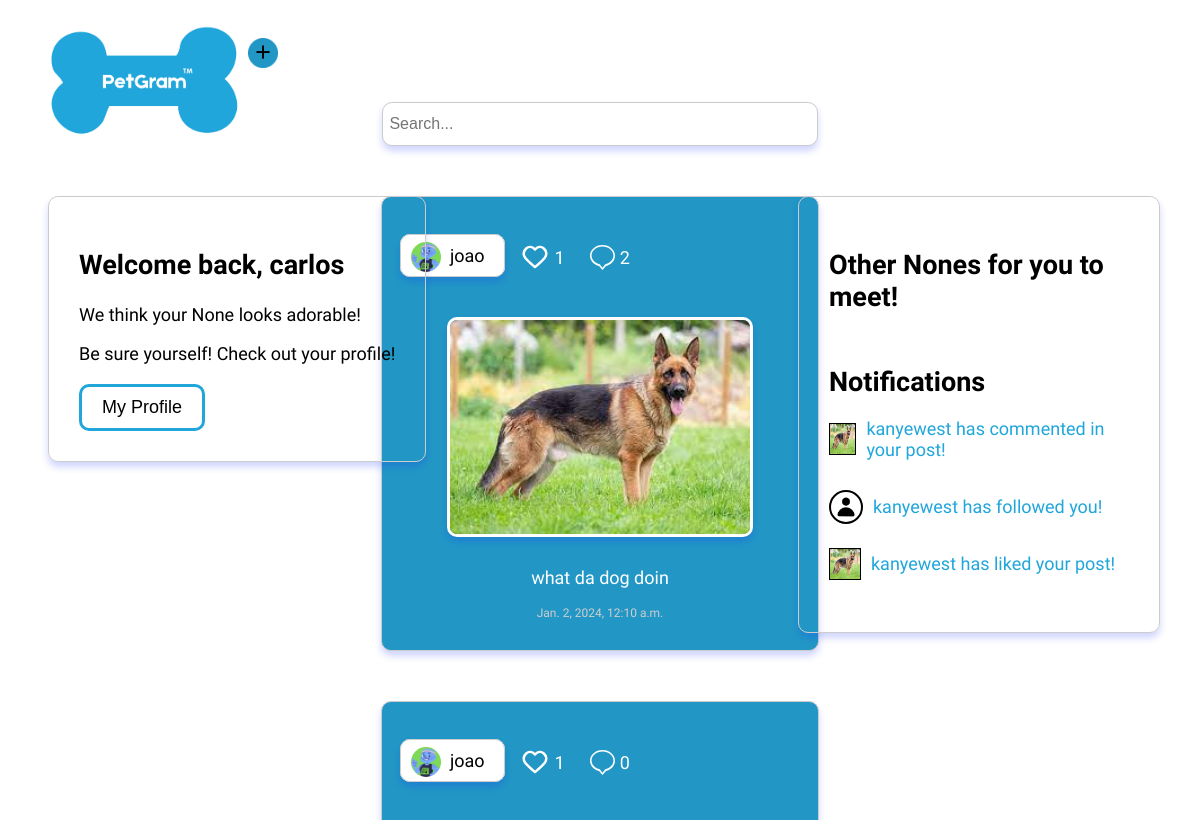
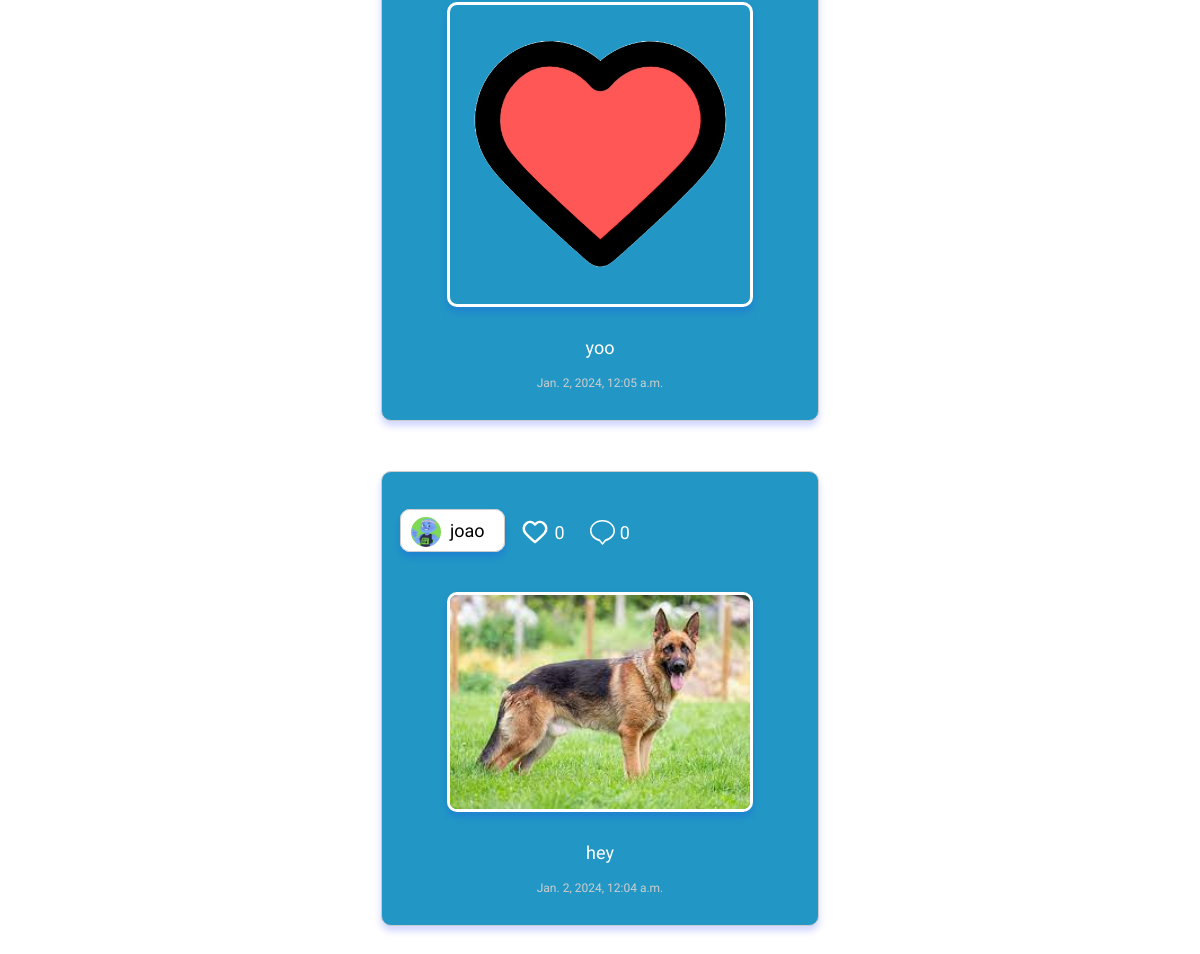
Screenshot of /home/ (signed in) with the database file from the repository (2 pictures, top to bottom).
### myapp/models.py (models this page shows, shortened)
class User(AbstractUser):
    SPECIES_CHOICES = [
        ('dog', 'Dog'),
        ('cat', 'Cat'),
        ('bird', 'Bird'),
        ('fish', 'Fish'),
        ('rabbit', 'Rabbit'),
        ('hamster', 'Hamster'),
        ('turtle', 'Turtle'),
        ('horse', 'Horse'),
        ('snake', 'Snake'),
        ('lizard', 'Lizard'),
        ('pig', 'Pig'),
        ('monkey', 'Monkey'),
        ('other', 'Other'),
    ]
    profile_image = models.ImageField(null=True, blank=True, upload_to='images/')
    phone = models.CharField(max_length=20, null=True, blank=True)
    address = models.CharField(max_length=50, null=True, blank=True)
    amount_of_followers = models.IntegerField(default=0)
    amount_of_following = models.IntegerField(default=0)
    followers = models.ManyToManyField('self', blank=True, symmetrical=False)
    following = models.ManyToManyField('self', blank=True, symmetrical=False, related_name='following_user')
    species = models.CharField(max_length=10, choices=SPECIES_CHOICES, null=True, blank=True)

class Notification(models.Model):
    user = models.ForeignKey(User, on_delete=models.CASCADE)
    message = models.CharField(max_length=100, null=True, blank=True)
    user_profile = models.ForeignKey(UserProfile, on_delete=models.CASCADE, null=True)
    post = models.ForeignKey(Post, on_delete=models.CASCADE, null=True)

class Post(models.Model):
    user_profile = models.ForeignKey(UserProfile, on_delete=models.CASCADE, null=True)
    user = models.ForeignKey(User, on_delete=models.CASCADE, null=True, blank=True)
    image = models.ImageField(null=True, upload_to='images/')
    description = models.CharField(max_length=500, null=True, blank=True)
    date = models.DateTimeField(auto_now_add=True)
    likes = models.IntegerField(default=0)
    comment = models.IntegerField(default=0)
    who_liked = models.ManyToManyField(User, related_name='liked_posts', blank=True)

class UserProfile(models.Model):
    user = models.OneToOneField(User, on_delete=models.CASCADE)
    profile_image = models.ImageField(upload_to='images/', default='images/defaultuser.png')
    bio = models.CharField(max_length=100, null=True, blank=True)

### myapp/views.py (the view)
# urls.py: 2. Add a URL to urlpatterns:  path('', views.home, name='home')
@login_required
def home(request, selected_username=None):
    searched = request.GET.get('searched', '')
    if searched:
        users = User.objects.filter(username__contains=searched)
        posts = Post.objects.filter(description__contains=searched)
        return render(request, 'search_results.html', {'searched': searched, 'users': users})
    followers = request.user.followers.all()
    current_user = request.user
    users = User.objects.all()
    userprofiles = UserProfile.objects.all()
    notifications = Notification.objects.filter(user=current_user).order_by('-id')
    if current_user.is_authenticated:
        posts = Post.objects.all().order_by('-id')
        if selected_username:
            try:
                user_profile = UserProfile.objects.get(user__username=selected_username)
            except UserProfile.DoesNotExist:
                user_profile = None
        else:
            user_profile = current_user.userprofile
        liked_posts = Likes.objects.filter(user=current_user).values_list('post', flat=True)
        return render(request, 'home.html', {'posts': posts, 'user_profile': user_profile, 'liked_posts': liked_posts, 'users': users, 'followers': followers, 'current_user': current_user, 'userprofiles': userprofiles, 'notifications' : notifications})
    else:
        return redirect('login')

### myapp/templates/home.html (shortened to what this page needs)
{% extends "homebase.html" %}
{% block content %}
<!DOCTYPE html>
<html lang="en">
<head>
</head>
<body>
    {% load static %}
        <img id="logo" src="{% static 'img/logo.png' %}" alt="Petgram Logo">
        <a href="{% url 'create' %}">
            <img id="new" src="{% static 'img/addNewpost.png' %}" alt="Add a new post" title="Add a new post">
        </a>
        <form id="search-bar" method = POST action = "{% url 'search_results' %}" name = "searched">
            <input type="text" placeholder=" Search..." name = "searched">
        </form>
    <div class="posts">
        <div class="card2">
            <div class="card-content">
                <h2>Other {{user.species}}{% if user.species == 'fish' %}e{% endif %}s for you to meet!</h2>
                <h2 style = "margin-top: 30px;">Notifications</h2>
                {% for notification in notifications|slice:":5" %}
                {% if notification.user_profile.user != current_user %}
                <div class = notification_info>
                        {% if not notification.post %}
                        <img id = "profilepic" style = "border: 2px solid black" src="{{ notification.user_profile.profile_image.url }}" alt="">
                            <a href="{% url 'view_other_profile' username=notification.user_profile.user.username %}" style = "position: relative;
                            left: 10px;">
                                <p>{{ notification.message }}</p>
                            </a>
                        {% else %}
                        <img id = "profilepic" style = "border-radius: 0px; border: 1px solid black" src="{{ notification.post.image.url }}" alt="">
                            <a href="{% url 'comment_post' notification.post.id %}" style = "position: relative;
                            left: 10px;">
                                <p>{{ notification.message }}</p>
                            </a>
                        {% endif %}
                </div>
                {% endif %}
                {% endfor %}
            </div>
        </div>
        <div class="posts">
            <div class="card">
                <div class="card-content">
                    <h2>Welcome back, {{user.username}}</h2>
                    <p>We think your {{user.species}} looks adorable!</p>
                    <p>Be sure yourself! Check out your profile!</p>
                    <a href="{% url 'view_other_profile' username=user.username %}"><button>My Profile</button></a>
                </div>
            </div>
        {% for post in posts %}
        {% if current_user in post.user.followers.all %}
            <div class="post">
                <div class = "info">
                    <a href="{% url 'view_other_profile' username=post.user.username %}">
                        <pre><span><img id = "profilepic" src="{{ post.user_profile.profile_image.url }}" alt="">  {{ post.user.username }}  </span></pre>
                    </a>
                <div id = "postlikes">
                        {% if post.id in liked_posts %}
                        <a href="{% url 'like_post' post.id %}">
                            <img id = "heart" src="{% static 'img/LikedPost.png' %}" alt="">
                        </a><p>{{ post.likes}}</p>
                        {% else %}
                        <a href="{% url 'like_post' post.id %}">
                            <img id = "heart" src="{% static 'img/likePost.svg' %}" alt="">
                        </a><p>{{ post.likes}}</p>
                        {% endif %}
                        <a href="{% url 'comment_post' post.id %}">
                            <img id = "heart" style = "width: 25px" src="{% static 'img/comment.svg' %}" alt="">
                        </a><p>{{post.comment}}</p>
                </div>
                </div>
            {% if post.image %}
                <img id = "post_image" src="{{ post.image.url }}" alt="">
            {% endif %}
            <p>{{ post.description }}</p>
            <p id = "date">{{ post.date }}</p>
        </div>
        {% endif %}
        {% endfor %}
    </div>
</body>
</html>
{% endblock %}

### myapp/static/homestyle.css (style rules this page uses)
body { font-family: 'Afacad', sans-serif; font-size: 18px; }
img { top: 20px; display: block; margin: 30px auto; width: 75%; }
#post_image { border-radius: 10px; box-shadow: 0 5px 7px rgba(22, 45, 255, 0.2); border: 3px solid #ffffff; }
.post { margin: 50px auto; width: 400px; padding: 1em; padding-top: 30px; border: 1px solid #CCC; border-radius: 10px; background-color: #2297c5; box-shadow: 0 5px 7px rgba(22, 45, 255, 0.2); height: 115%; }
#logo { float:left; width: 200px; margin: 10px 0; margin-left: 40px; }
.post p { color : white; text-align: center; }
span { color: rgb(0, 0, 0); font-size: 18px; border: 1px solid #CCC; border-radius: 10px; padding: 10px; box-shadow: 0 5px 7px rgba(22, 45, 255, 0.2); background-color: #ffffff; }
#new { display: inline-block; width: 30px; }
.card { position: fixed; float: left; margin-left: 40px; border: 1px solid #CCC; border-radius: 10px; padding: 30px; box-shadow: 0 5px 7px rgba(22, 45, 255, 0.2); }
#profilepic { margin : -10px 0; display: inline-block; width: 30px; height: 30px; border-radius: 50%; overflow: hidden; }
.card2 { width: 300px; border: 1px solid #CCC; border-radius: 10px; padding: 30px; box-shadow: 0 5px 7px rgba(22, 45, 255, 0.2); position: fixed; right: 40px; height:375px; overflow: auto; }
#search-bar { display: flex; justify-content: center; align-items: center; margin-right: 240px; }
#search-bar input[type="text"] { width: 430px; height: 40px; font-size: 16px; border: 1px solid #CCC; border-radius: 10px; box-shadow: 0 5px 7px rgba(22, 45, 255, 0.2); }
button { display: block; margin-top: 20px; border-radius: 10px; border: 3px solid #20a6db; background-color: #ffffff; font-size: 18px; padding: 10px 20px; cursor: pointer; }
a { text-decoration: none; }
pre { font-family: 'Afacad', sans-serif; font-size: 18px; }
.info { display: flex; flex-direction: row; }
#heart { width:30px; margin: 15px; }
#postlikes { display: flex; align-items: center; }
#postlikes p { position: relative; right: 10px; }
#date { font-size: 12px; color : #cecece; }
.notification_info { display: flex; flex-direction: row; align-items: center; justify-content: flex-start; position: relative; bottom:20px; }
a { color: #20a6db; }

### rows the page displays
User: species "None", username "carlos"
Notification: post.image (picture), message "kanyewest has commented in your post!"
Notification: user_profile.profile_image (placeholder picture), message "kanyewest has followed you!"
Notification: post.image (picture), message "kanyewest has liked your post!"
Post: user_profile.profile_image (picture), user.username "joao", likes "1", comment "2", image (picture), description "what da dog doin", date "Jan. 2, 2024, 12:10 a.m."
Post: user_profile.profile_image (picture), user.username "joao", likes "1", comment "0", image (picture), description "yoo", date "Jan. 2, 2024, 12:05 a.m."
Post: user_profile.profile_image (picture), user.username "joao", likes "0", comment "0", image (picture), description "hey", date "Jan. 2, 2024, 12:04 a.m."
